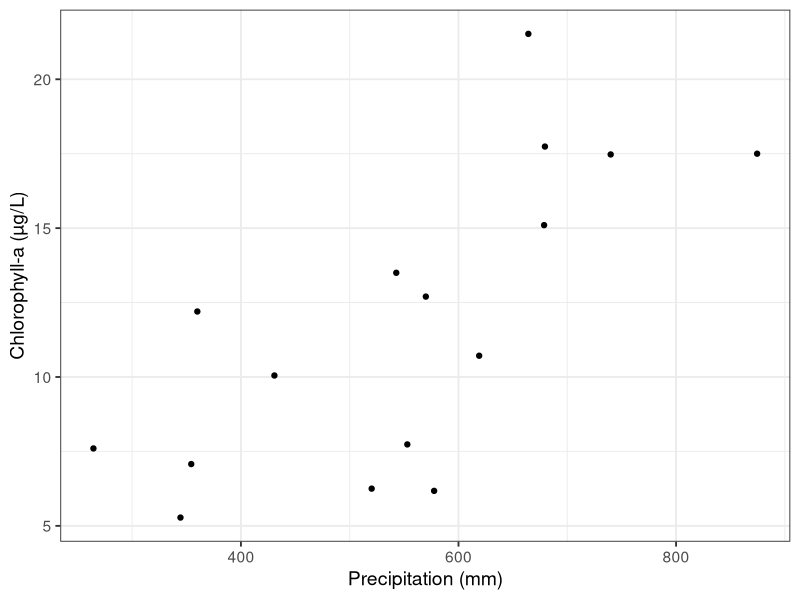
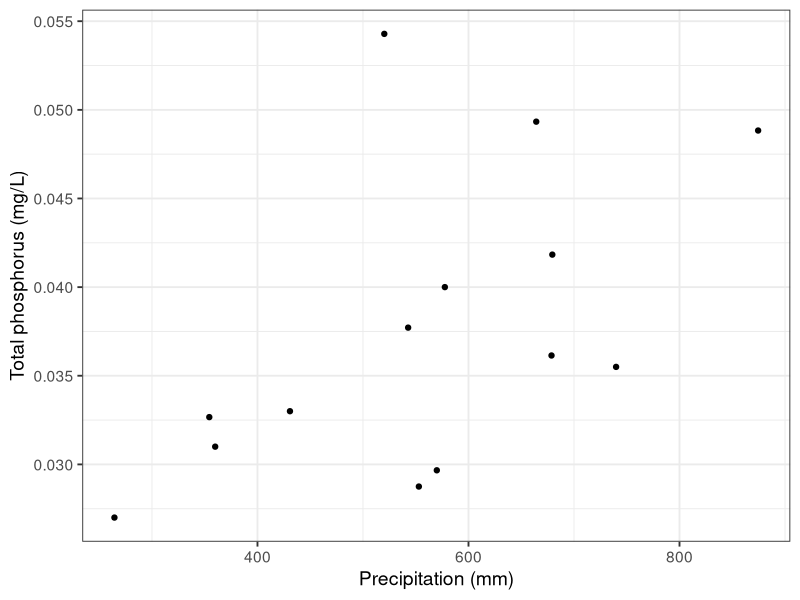
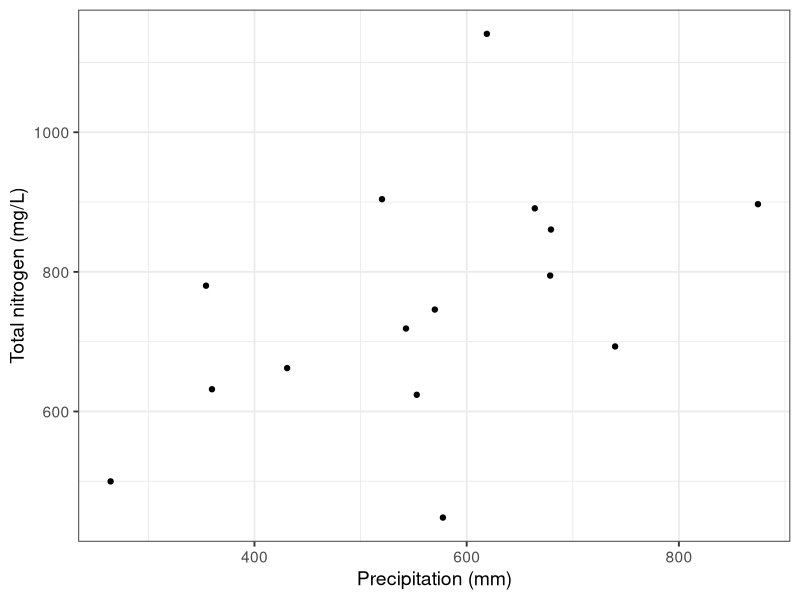

Recreate these plots in R, in order. (Note: this script raises an error after producing the figures.)
library(tidyverse)


summer<- read_csv("data/summer_variables.csv")

summer_post<- summer%>%
  filter(removal == "≥ 2008")


ggplot(summer_post)+
  geom_point(aes(x = sum_precip, y = chl_median))+
  ylab("Chlorophyll-a (µg/L)")+
  xlab("Precipitation (mm)")+
  theme_bw(base_size = 14)+
  theme(legend.position = "bottom", 
        plot.caption = element_text(hjust = 0))

ggplot(summer_post)+
  geom_point(aes(x = sum_precip, y = tp_median))+
  ylab("Total phosphorus (mg/L)")+
  xlab("Precipitation (mm)")+
  theme_bw(base_size = 14)+
  theme(legend.position = "bottom", 
        plot.caption = element_text(hjust = 0))

ggplot(summer_post)+
  geom_point(aes(x = sum_precip, y = totnuf_median))+
  ylab("Total nitrogen (mg/L)")+
  xlab("Precipitation (mm)")+
  theme_bw(base_size = 14)+
  theme(legend.position = "bottom", 
        plot.caption = element_text(hjust = 0))

ggplot((summer_post_fil))+
  geom_point(aes(x = mean_sum, y = fil_algae_sum))+
  xlab("Zooplankton biomass")+
  ylab("Filamentous Algae")+
  theme_bw()

ggplot((summer_post_fil))+
  geom_point(aes(x = mean_sum, y = chl_mean, color = year4))+
  xlab("Zooplankton biomass")+
  ylab("Chlorophyll a")+
  theme_bw()

ggplot(summer_post_fil)+
  geom_point(aes(x = tp_median, y = fil_algae_sum))

summer_post_fil<- summer_post%>%
  filter(year4> 2008 & year4< 2019)

tp_fil <- lm(chl_median ~ fil_algae_sum, data = summer_post_fil)
summary(tp_fil)  
